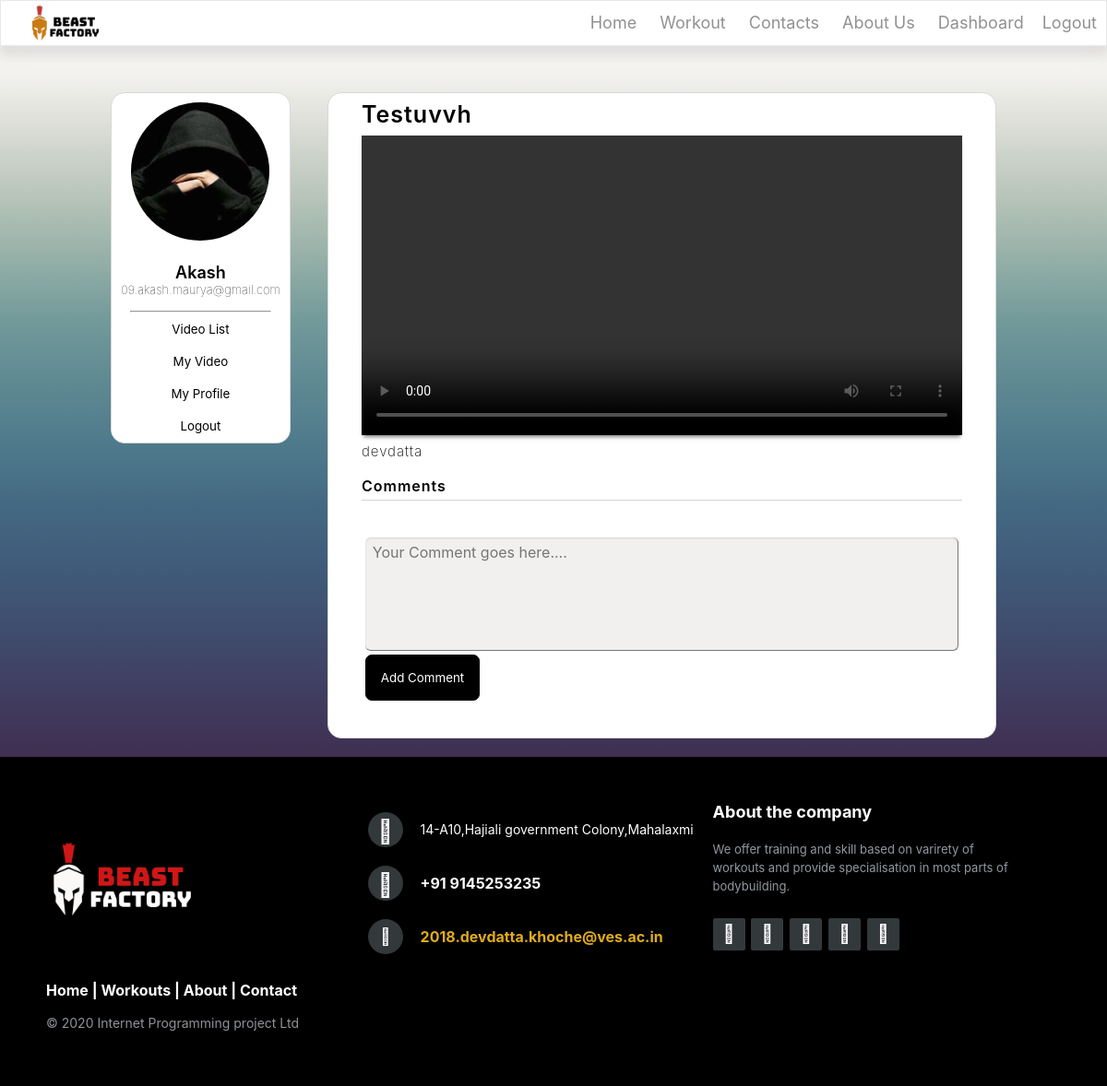
Screenshot of /pages/member/videoPlay.php?Video_id=6 (signed in) with the database file from the repository.
### tables this page shows
CREATE TABLE `Member` (
  `Member_id` int(10) NOT NULL,
  `Member_Name` varchar(100) NOT NULL,
  `Phone_Number` int(10) NOT NULL,
  `Admin_id` int(10) NOT NULL,
  `Member_Email` varchar(250) NOT NULL,
  `Member_Password` varchar(250) NOT NULL,
  `name` varchar(255) DEFAULT NULL,
  `location` varchar(255) DEFAULT NULL
);

CREATE TABLE `Workout` (
  `Video_Name` varchar(100) NOT NULL,
  `Video_id` int(10) NOT NULL,
  `Price` int(11) NOT NULL,
  `Trainer_id` int(10) DEFAULT NULL,
  `name` varchar(255) NOT NULL,
  `location` varchar(255) NOT NULL,
  `Description` varchar(10000) NOT NULL,
  `tag` varchar(255) NOT NULL
);

### pages/member/videoPlay.php (the view, shortened to what this page needs)
<?php
include_once '../includes/dbh.inc.php';
?>
<!DOCTYPE html>
<html lang="en">
<head>
    <link rel="stylesheet" href="/css/trainer/editVideo.css" />
    <link rel="stylesheet" href="/css/user/videoPlay.css" />
    <link rel="stylesheet" href="/css/trainer/trainerList.css" />
    <link rel="stylesheet" href="/css/user/comments.css" />
</head>
<body>
    <?php
    require('../../components/basic/header.php')
    ?>
    <?php
    $video_id = $_GET['Video_id'];
    ?>
    <div class="container">
        <div class="left profile">
            <form class="profileForm" method="post">
                <input type="submit" class="profileButton " name="videoList" value="Video List" />
                <input type="submit" class="profileButton " name="myVideo" value="My Video" />
                <input type="submit" class="profileButton " name="myProfile" value="My Profile" />
                <input type="submit" + class="profileButton" id="bottom-curve" name="logout" value="Logout" />
            </form>
            <hr>
            <?php
            $memberid = $_SESSION['memberid'];
            $sql = "Select * from Member WHERE Member_id = $memberid";
            $result = mysqli_query($conn, $sql);
            $resultCheck = mysqli_num_rows($result);
            if ($resultCheck > 0) {
                $row = mysqli_fetch_assoc($result);
            }
            ?>
            <div class="profileDetail">
                <?php echo "<p>" . $row['Member_Name'] . "</p>" ?>
                <?php echo "<p>" . $row['Member_Email'] . " </p>" ?>
            </div>
            <div class="profileImage">
                <?php echo "<img class='roundImage' src=' " . $row['location'] . "' alt='Avatar' >" ?>
            </div>
        </div>
        <div class="right">
            <div>
                <div class="Content-Center">
                    <div class="video-details">
                        <?php
                        $fetchVideos = mysqli_query($conn, "SELECT * FROM Workout where Video_id='$video_id';");
                        while ($_videoRow = mysqli_fetch_array($fetchVideos)) {
                            echo "<h2>" . $_videoRow['Video_Name'] . "</h2>";
                        }
                        ?>
                    </div>
                </div>
                <div class="Content-Center videoStyle">
                    <?php
                    $fetchVideos = mysqli_query($conn, "SELECT * FROM Workout where Video_id='$video_id';");
                    while ($row = mysqli_fetch_array($fetchVideos)) {
                        $location = $row['location'];
                        echo "<div class='Content-Center videoStyle'>";
                        echo "<video src='" . $location . "' controls >";
                        echo "</div>";
                    }
                    ?>
                </div>
                <div class="Content-Center">
                    <div class="video-details">
                        <?php
                        $fetchVideos = mysqli_query($conn, "SELECT * FROM Workout where Video_id='$video_id';");
                        while ($_videoRow = mysqli_fetch_array($fetchVideos)) {
                            echo "<h2 id='Description'>" . $_videoRow['Description'] . "</h2>";
                        }
                        ?>
                    </div>
                </div>
            </div>
            <div>
                <div class="Comments-Section">
                    <div>
                        <p id="Comments-heading">Comments</p>
                    </div>
                </div>
                <div class="add-comment">
                    <textarea required placeholder="Your Comment goes here...." rows="5" name="comment"
                        id="comment_text" cols=10 class="ui-autocomplete-input" autocomplete="off" role="textbox"
                        aria-autocomplete="list" aria-haspopup="true"></textarea>
                    <button type='submit' id="add_com" name='add_comment'>Add Comment</button>
                </div>
            </div>
        </div>
    </div>
    <?php
    require('../../components/basic/footer.php')
    ?>
</body>
</html>

### css/trainer/editVideo.css (style rules this page uses)
* { margin: 0; padding: 0; box-sizing: border-box; }
html { height: 100%; }
body { background-color: #f3f2ef; height: 100%; }
.container { padding: 0 100px; display: flex; flex-direction: row; background-color: #f3f2ef; background-image: linear-gradient(to top, #402f51, #403d60, #3f4c6d, #405a79, #436882, #4e798b, #5e8992, #72999a, #94afa7, #b7c4b9, #d7dad2, #f3f2ef); min-height: 700px; }
.left { flex: 1; height: 70%; background-color: white; margin-right: 5px; margin: 20px; border-radius: 15px; border: 1px solid #d8d8d8; }
.right { flex: 5; background-color: white; margin-left: 5px; display: flex; flex-direction: column; margin: 20px; border-radius: 15px; border: 1px solid #d8d8d8; }
.profile { display: flex; flex-direction: column-reverse; }
.profile > hr { margin:0px 20px 0px 20px; color: #e8e8e8; }
.profileForm { display: flex; flex-direction: column; }
.profileButton { background-color: white; padding: 0.6rem; border-width: 0px; border-color: #cfcfcf; }
#bottom-curve { border-bottom-left-radius: 15px; border-bottom-right-radius: 15px; }
input { padding: 20px 20px 20px 20px; border: none; border: 1.5px solid #d3d3d3; }
.roundImage { height: 150px; width: 150px; border-radius: 50%; }
.profileImage { flex: 1; align-self: center; margin: 10px; }
.profileDetail { margin: 10px 10px 15px 10px; text-align: center; }
.profileDetail > p:nth-child(1) { font-family: -apple-system, BlinkMacSystemFont, 'Segoe UI', Roboto, Oxygen, Ubuntu, Cantarell, 'Open Sans', 'Helvetica Neue', sans-serif; font-weight: 600; font-size: large; }
.profileDetail > p:nth-child(2) { font-family: -apple-system, BlinkMacSystemFont, 'Segoe UI', Roboto, Oxygen, Ubuntu, Cantarell, 'Open Sans', 'Helvetica Neue', sans-serif; font-weight: 100; font-size: small; }

### css/user/videoPlay.css (style rules this page uses)
* { font-family: -apple-system, BlinkMacSystemFont, 'Segoe UI', Roboto, Oxygen, Ubuntu, Cantarell, 'Open Sans', 'Helvetica Neue', sans-serif !important; }
.Content-Center { display: flex; justify-content: center; align-items: center; }
video { box-shadow: 0 4px 4px -2px rgba(0, 0, 0, 0.5); width: 90%; height: auto; }
.video-details { width: 90%; }
#Description { font-weight: 200; font-size: 15px; }
.videoStyle { width: 100%; }
.video-details h2 { margin:8px 0px; font-family: -apple-system, BlinkMacSystemFont, 'Segoe UI', Roboto, Oxygen, Ubuntu, Cantarell, 'Open Sans', 'Helvetica Neue', sans-serif; font-weight: 600; font-size: 25px; letter-spacing: 1px; }

### css/user/comments.css (style rules this page uses)
.Comments-Section { border-bottom:1.5px solid #d3d3d3; width: 90%; margin: 0px auto; }
#Comments-heading { margin: 10px 0px 5px 0px; font-weight: 600; letter-spacing: 1px; }
.add-comment { max-width: 90%; margin : 40px; border-radius: 10px; }
#add_com { justify-self: center; background-color: #000000; color: white; align-self: center; border-width: 1px; padding: 1rem; border-radius: 7px; border: 1px solid black; }
textarea { width: 100%; height: auto; padding: 5px 8px; background-color: #d3d3d3; background: none repeat scroll 0 0 rgba(80, 28, 28, 0.07); color: #797979; border: none; border-color: -moz-use-text-color #FFFFFF #FFFFFF -moz-use-text-color; border-image: none; border-radius: 6px; border-style: none solid solid none; border-width: medium 1px 1px medium; -moz-border-bottom-colors: none; -moz-border-left-colors: none; -moz-border-right-colors: none; -moz-border-top-colors: none; box-shadow: 0 1px 2px rgba(0, 0, 0, 0.12) inset; transition: all 0.3s cubic-bezier(.25,.8,.25,1); font-family: "Helvetica Neue",Helvetica,Arial,sans-serif; font-size: 1em; line-height: 1.4em; resize: initial; }

### css/common/header.css (style rules this page uses)
* { box-sizing: border-box; }
body { font-family: -apple-system, BlinkMacSystemFont, 'Segoe UI', Roboto, Oxygen, Ubuntu, Cantarell, 'Open Sans', 'Helvetica Neue', sans-serif; margin-top: 80px; }

### css/common/footer.css (style rules this page uses)
* { padding:0; margin:0; }

### rows the page displays
member: Member_Name "Akash", Member_Email "09.akash.maurya@gmail.com", location (picture)
workout: Video_Name "Testuvvh", Description "devdatta"
